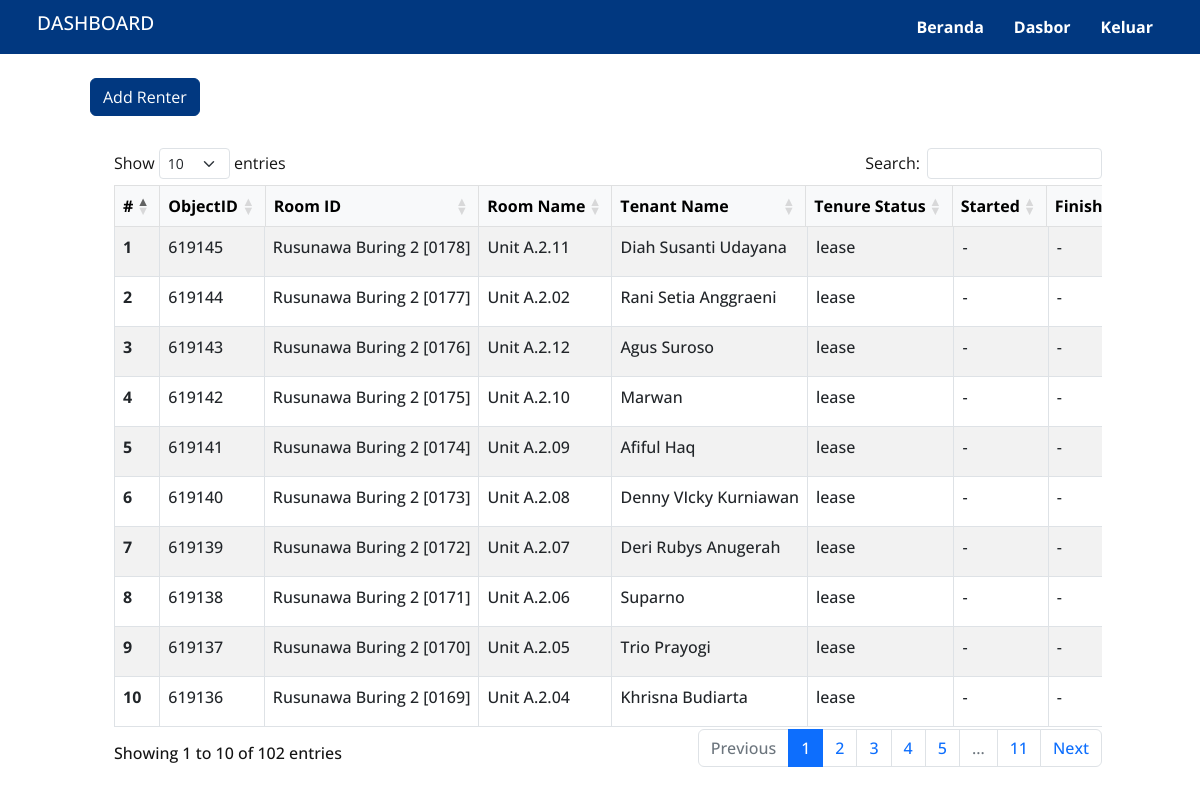
/data/renters (signed in), run on an earlier commit of the app's database.
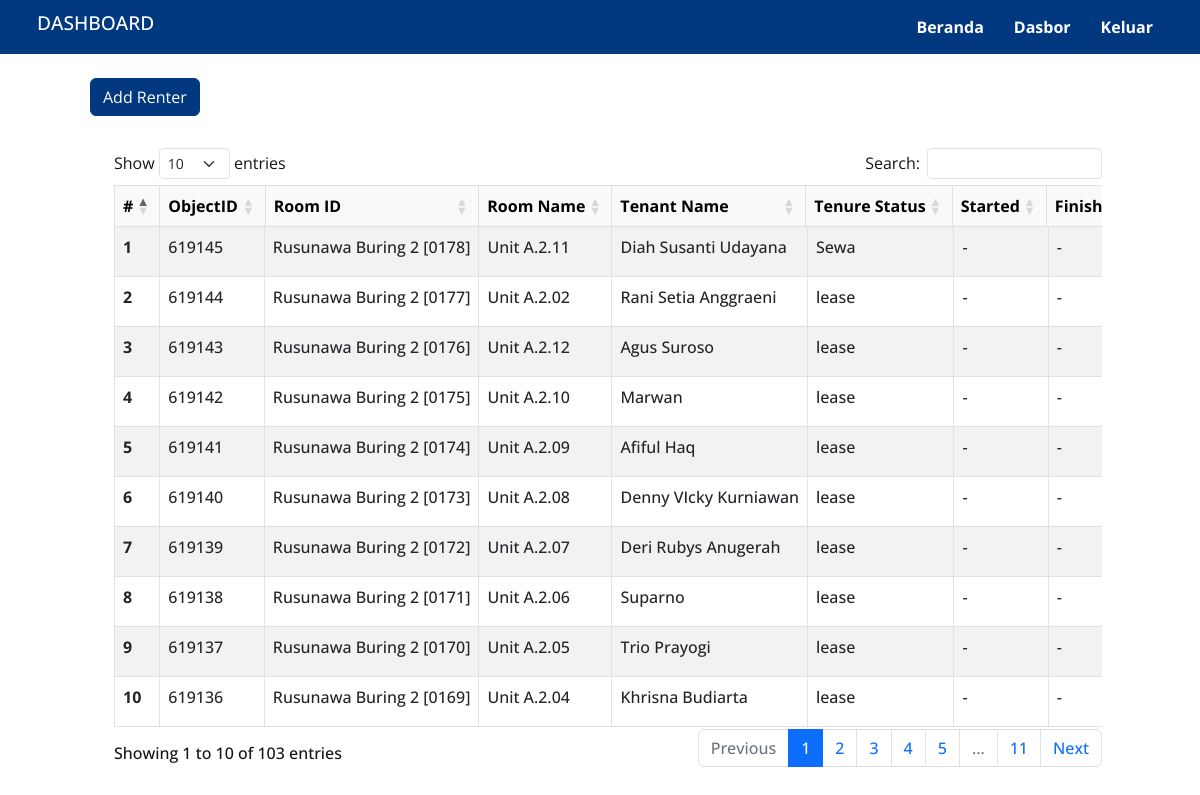
And on a later commit of the database.
### tables this page shows
CREATE TABLE IF NOT EXISTS `renters_tenants` (
  `id` int NOT NULL AUTO_INCREMENT,
  `tenant_id` int NOT NULL,
  `room_id` varchar(50) NOT NULL,
  `due_started` date DEFAULT NULL,
  `due_finished` date DEFAULT NULL,
  `tenure_status` varchar(50) DEFAULT NULL,
  `agreement_number` varchar(50) DEFAULT NULL,
  `permit_flats` varchar(50) DEFAULT NULL,
  PRIMARY KEY (`id`),
  KEY `tenant_id` (`tenant_id`),
  KEY `room_id` (`room_id`),
  CONSTRAINT `FK_renters_tenants_rooms_table` FOREIGN KEY (`room_id`) REFERENCES `rooms_table` (`room_id`) ON DELETE CASCADE ON UPDATE CASCADE,
  CONSTRAINT `FK_renters_tenants_tenants_table` FOREIGN KEY (`tenant_id`) REFERENCES `tenants_table` (`id`) ON DELETE CASCADE ON UPDATE CASCADE
);

CREATE TABLE IF NOT EXISTS `rooms_table` (
  `room_id` varchar(50) NOT NULL,
  `legal_object_id` int DEFAULT NULL,
  `organizer_id` int DEFAULT NULL,
  `room_name` varchar(255) DEFAULT NULL,
  `space_usage` varchar(255) DEFAULT NULL,
  `rent_fee` varchar(255) DEFAULT NULL,
  `uri_room` varchar(255) DEFAULT NULL,
  `is_public` tinyint(1) NOT NULL DEFAULT '0',
  PRIMARY KEY (`room_id`),
  UNIQUE KEY `room_id` (`room_id`),
  KEY `organizer_id` (`organizer_id`),
  KEY `parcel_id` (`legal_object_id`) USING BTREE,
  CONSTRAINT `FK_rooms_table_legal_objects_table` FOREIGN KEY (`legal_object_id`) REFERENCES `legal_objects_table` (`id`) ON DELETE CASCADE ON UPDATE CASCADE,
  CONSTRAINT `FK_rooms_table_managements_table` FOREIGN KEY (`organizer_id`) REFERENCES `managements_table` (`id`) ON DELETE SET NULL ON UPDATE CASCADE
);

CREATE TABLE IF NOT EXISTS `land_parcel_table` (
  `id` int NOT NULL AUTO_INCREMENT,
  `parcel_id` varchar(50) DEFAULT NULL,
  `building` varchar(50) DEFAULT NULL,
  PRIMARY KEY (`id`),
  UNIQUE KEY `parcel_id` (`parcel_id`)
);

CREATE TABLE IF NOT EXISTS `tenants_table` (
  `id` int NOT NULL AUTO_INCREMENT,
  `tenant_name` varchar(255) NOT NULL,
  `name_number` varchar(255) NOT NULL,
  `tenant_job` varchar(255) DEFAULT NULL,
  `tenant_religion` varchar(255) DEFAULT NULL,
  `marriage_status` varchar(255) DEFAULT NULL,
  `number_residents` varchar(255) DEFAULT NULL,
  `tenant_address` varchar(255) DEFAULT NULL,
  `tenant_rt_rw` varchar(255) DEFAULT NULL,
  `tenant_village` varchar(255) DEFAULT NULL,
  `tenant_district` varchar(255) DEFAULT NULL,
  `tenant_city` varchar(255) DEFAULT NULL,
  `tenant_province` varchar(255) DEFAULT NULL,
  PRIMARY KEY (`id`),
  UNIQUE KEY `name_number` (`name_number`)
);

### action/get-renters.php (called while the page is built, shortened)
<?php
include 'db_connect.php';
if ($_SERVER['REQUEST_METHOD'] === 'GET') {
    if (isset($_GET['Tenant']) && !empty($_GET['Tenant']) && isset($_GET['Room']) && !empty($_GET['Room'])) {
        $tenantID = $_GET['Tenant'];
        $roomID = $_GET['Room'];
        $sql = "SELECT rt.id as renter2room_id, rt.tenant_id, rt.room_id, rt.due_started, rt.due_finished, rt.tenure_status, rt.agreement_number, rt.permit_flats, rm.*, t.*
        FROM renters_tenants rt
        LEFT JOIN rooms_table rm ON rt.room_id = rm.room_id
        LEFT JOIN tenants_table t ON rt.tenant_id = t.id
        WHERE rt.tenant_id = $tenantID";
        $result = $conn->query($sql);
        if ($result->num_rows > 0) {
            $renters_table = $result->fetch_assoc();
        }
    } else {
        $sql = "SELECT rt.id as renter2room_id, rt.tenant_id, rt.room_id, rt.due_started, rt.due_finished, rt.tenure_status, rt.agreement_number, rt.permit_flats, rm.*, t.*, lo.id as legal_id, lp.id as lp_id, lp.building
        FROM renters_tenants rt
        LEFT JOIN rooms_table rm ON rt.room_id = rm.room_id
        LEFT JOIN tenants_table t ON rt.tenant_id = t.id
        LEFT JOIN legal_objects_table lo ON rm.legal_object_id = lo.id
        LEFT JOIN land_parcel_table lp ON lo.parcel_id = lp.parcel_id
        ORDER BY LOWER(rt.room_id) DESC";
        $result = $conn->query($sql);
        $renters_table = [];
        if ($result->num_rows > 0) {
            while ($row = $result->fetch_assoc()) {
                $renters_table[] = $row;
            }
        }
    }
}

### data/renters/index.php (the view, shortened to what this page needs)
<!doctype html>
<html lang="en">
<head>
    <link href="https://cdn.jsdelivr.net/npm/bootstrap@5.0.2/dist/css/bootstrap.min.css" rel="stylesheet">
    <link rel="stylesheet" href="https://cdn.jsdelivr.net/npm/bootstrap-icons@1.11.3/font/bootstrap-icons.min.css">
    <link href="https://cdn.jsdelivr.net/npm/sweetalert2@11.10.3/dist/sweetalert2.min.css" rel="stylesheet">
    <link href="https://cdnjs.cloudflare.com/ajax/libs/twitter-bootstrap/5.3.0/css/bootstrap.min.css" rel="stylesheet">
    <link href="https://cdn.datatables.net/1.13.7/css/dataTables.bootstrap5.min.css" rel="stylesheet">
    <link rel="stylesheet" href="/assets/css/style.css" />
</head>
<?php include_once $_SERVER['DOCUMENT_ROOT'] . '/action/first-load.php'; ?>
<?php include_once '../../action/get-renters.php' ?>
<body>
    <?php include '../../assets/view/dashboard_header.php' ?>
    <main>
        <div class="container">
            <div class="row justify-content-center  m-2 p-3">
                <div class="row gap-2 ">
                    <div class="col-md-6">
                        <a href="/data/renters/add-renter.php" class="btn btn-primary">Add Renter</a>
                    </div>
                    <div class="row p-3 m-2">
                        <div class="col-md-12">
                            <table id="datatable" class="table table-bordered table-striped table-hover display nowrap" style="width:100%">
                                <thead class="table-light">
                                    <tr>
                                        <th scope="col">#</th>
                                        <th scope="col">ObjectID</th>
                                        <th scope="col">Room ID</th>
                                        <th scope="col">Room Name</th>
                                        <th scope="col">Tenant Name</th>
                                        <th scope="col">Tenure Status</th>
                                        <th scope="col">Started</th>
                                        <th scope="col">Finished</th>
                                    </tr>
                                </thead>
                                <tbody>
                                    <?php $no = 1; ?>
                                    <?php foreach ($renters_table as $row) : ?>
                                        <tr>
                                            <th scope="row"><?= $no++; ?></th>
                                            <td><?= $row['legal_object_id'] ?></td>
                                            <td><?= $row['building']; ?> [<?= $row['room_id'] ?>]</td>
                                            <td><?= $row['room_name'] ?></td>
                                            <td><?= $row['tenant_name'] ?></td>
                                            <td><?= $row['tenure_status'] ?></td>
                                            <td><?= !empty($row['due_started']) ? (new DateTime($row['due_started']))->format('j-M-Y') : "-"; ?></td>
                                            <td><?= !empty($row['due_finished']) ? (new DateTime($row['due_finished']))->format('j-M-Y') : "-"; ?></td>
                                        </tr>
                                    <?php endforeach ?>
                                </tbody>
                            </table>
                        </div>
                    </div>
                </div>
            </div>
        </div>
    </main>
</body>
</html>

What changed in the data, as far as the page shows it:
changed renters_tenants "Unit A.2.11": tenure_status "lease" → "Sewa"
Also different on the page:
text written by a page script: "Show entries Search: Showing 1 to 10 of 102 entries Previous 1 2 3 4 5 … 11 Next" → "Show entries Search: Showing 1 to 10 of 103 entries Previous 1 2 3 4 5 … 11 Next"
